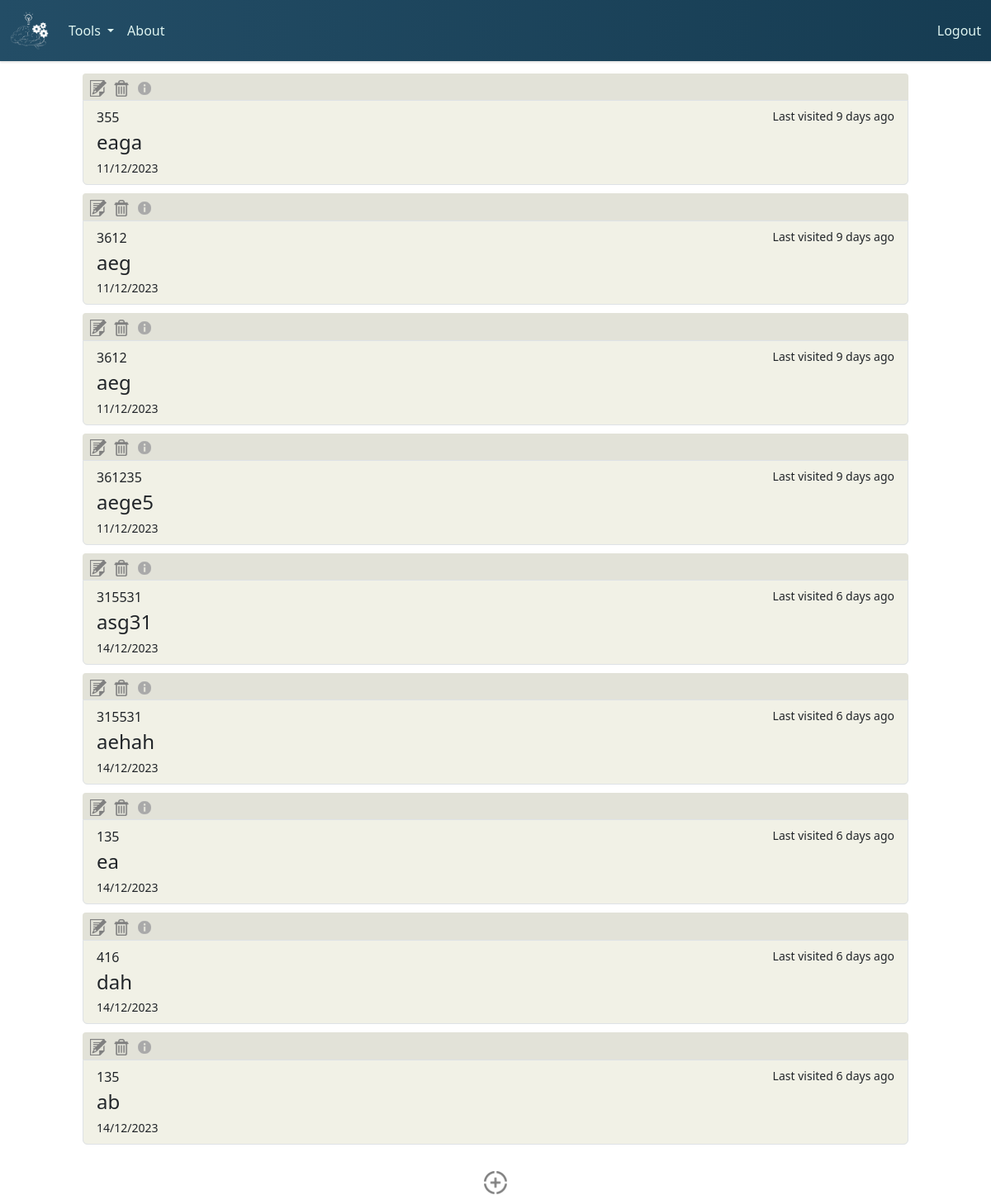
/flashcards (signed in), run on the app's committed database.
### tables this page shows
CREATE TABLE flashcards (
    flashcard_id INTEGER PRIMARY KEY,
    user_id INTEGER,
    topic TEXT,
    question TEXT,
    answer TEXT,
    timestamp DATETIME DEFAULT CURRENT_TIMESTAMP,
    FOREIGN KEY (user_id) REFERENCES users(user_id)
);

### app/app.py (the view)
@app.route("/flashcards", methods=["GET", "POST"])
@login_required
def flashcards():
    user_id = session.get("user_id")
    user_flashcards = get_flashcards(user_id)
    for flashcard in user_flashcards:
        flashcard["time_ago"] = get_date_difference(flashcard["timestamp"])
    return render_template("flashcards.html", flashcards=user_flashcards)

### app/app.py (called while the page is built)
@app.after_request
def after_request(response):
    response.headers["Cache-Control"] = "no-cache, no-store, must-revalidate"
    response.headers["Expires"] = 0
    response.headers["Pragma"] = "no-cache"
    return response

### app/helpers.py (called while the page is built)
def login_required(f):
    @wraps(f)
    def decorated_function(*args, **kwargs):
        if session.get("user_id") is None:
            return redirect("/login")
        return f(*args, **kwargs)
    return decorated_function

def get_db():
    db = getattr(g, "_database", None)
    if db is None:
        db = g._database = sqlite3.connect("../db/learning.db")
    return db

def get_flashcards(user_id):
    user_flashcards = []
    with get_db() as db:
        cursor = db.cursor()
        cursor.execute("SELECT flashcard_id, topic, question, answer, timestamp FROM flashcards WHERE user_id = ?",
                   (user_id,))
        rows = cursor.fetchall()
        for row in rows:
            timestamp_str = row[4]
            timestamp = datetime.strptime(timestamp_str, "%Y-%m-%d %H:%M:%S")
            flashcard_dict = {
                "flashcard_id": row[0],
                "topic": row[1],
                "question": row[2],
                "answer" : row[3],
                "timestamp": timestamp.strftime("%d/%m/%Y")
            }
            user_flashcards.append(flashcard_dict)
    return user_flashcards

def get_date_difference(date):
    date_object = datetime.strptime(date, "%d/%m/%Y")
    current_date = datetime.now()
    date_difference = current_date - date_object
    days_difference = date_difference.days
    return days_difference

### app/templates/flashcards.html (shortened to what this page needs)
{% extends "layout.html" %}
{% block main %}
    <link rel="stylesheet" href="../static/css/flashcards.css">
    <div id="flashcards" class="buttons-container">
        {% if flashcards %}
            {% for flashcard in flashcards %}
                <ul class="list-group buttons">
                    <div class="flashcard-buttons">
                        <button class="edit-button" type="button">
                            <img class="edit-icon" src="../static/images/edit-icon.png">
                        </button>
                        <button class="delete-button" type="button">
                            <img class="delete-icon" src="../static/images/delete-icon.png">
                        </button>
                        <button class="info-box-button" type="button">
                            <img class="info-box-icon" src="../static/images/info-icon.jpg">
                        </button>
                    </div>
                    <a href="#" class="list-group-item list-group-item-action flex-column align-items-start buttons">
                        <div class="d-flex w-100 justify-content-between">
                            <p class="mb-1 flashcard-topic">{{ flashcard["topic"] }}</p>
                            <small class="time-ago">Last visited {{ flashcard["time_ago"] }} days ago</small>
                        </div>
                        <h4 class="mb-1 flashcard-question">{{ flashcard["question"] }}</h4>
                        <small class="flashcard-timestamp">{{ flashcard["timestamp"] }}</small>
                    </a>
                </ul>
            {% endfor %}
        {% else %}
            <div id="no-flashcards-div">
                <h1 id="no-flashcards-message">You currently don't have any flashcards! Click the button below to create one.</h1>
            </div>
        {% endif %}
    </div>
    <div id="add-button-div" class="container-fluid">
        <button id="create-flashcard-button">
            <img id="add-icon" src="../static/images/add-icon.png" alt="Image">
        </button>
    </div>
{% endblock %}

### app/templates/layout.html (shortened to what this page needs)
<!DOCTYPE html>
<html lang="en">
<head>
    <link rel="stylesheet" href="../static/js/node_modules/bootstrap/dist/css/bootstrap.min.css">
    <link rel="stylesheet" href="../static/css/layout.css">
</head>
<body>
    <nav class="navbar navbar-expand-lg bg-navy">
        <div class="container-fluid">
            <a class="navbar-elements navbar-brand" href="/" >
                <img src="../static/images/logo-inverse.png" id="navbar-logo">
            </a>
        <div class="collapse navbar-collapse" id="navbarSupportedContent">
            <ul class="navbar-nav me-auto mb-2 mb-lg-0">
                <li class="nav-item dropdown">
                    <a class="navbar-elements nav-link dropdown-toggle" href="#" role="button" data-bs-toggle="dropdown" aria-expanded="false">
                        Tools
                    </a>
                </li>
                <li class="nav-item">
                    <a class="nav-link navbar-elements" aria-current="page" href="/about">About</a>
                </li>
            </ul>
        <a class="nav-link navbar-elements" aria-current="page" href="/logout">Logout</a>
        </div>
    </nav>
    <main>
        {% block main %}{% endblock %}
    </main>
</body>
</html>

### app/static/css/layout.css (style rules this page uses)
.navbar-elements, .dropdown-item { color: #dff5f1; }
.bg-navy { background: linear-gradient(90deg, #234d66, #163c52); box-shadow: 0 2px 2px rgba(0, 0, 0, 0.1); }
#navbar-logo { max-height: 6vh; }

### app/static/css/flashcards.css (style rules this page uses)
.buttons { background-color: #F1F1E6; width: 125vh; }
.buttons-container { display: flex; flex-direction: column; align-items: center; justify-content: center; margin: 10px; padding: 5px; }
.buttons-container ul { margin-bottom: 10px; }
#add-button-div { margin-top: 2vh; display: flex; justify-content: center; }
#create-flashcard-button { border: none; background-color: rgba(0, 0, 0, 0); }
#add-icon { max-width: 3.5vh; }
.flashcard-buttons { display: flex; flex-direction: row; background-color: #E2E2D8; border-radius: 4px 4px 0 0; padding: 0.4vh; }
.edit-button { border: none; background-color: rgba(0, 0, 0, 0); margin-right: 1vh; max-width: 2.5vh; }
.delete-button { border: none; background-color: rgba(0, 0, 0, 0); max-width: 2.5vh; }
.info-box-button { border: none; background-color: rgba(0, 0, 0, 0); max-width: 2.5vh; margin-left: 1vh; }
.edit-icon { max-width: 2.5vh; }
.delete-icon { max-width: 2.5vh; }
.info-box-icon { max-width: 2.5vh; }

### data on the page
flashcards: topic "355", time_ago "9", question "eaga", timestamp "11/12/2023"
flashcards: topic "3612", time_ago "9", question "aeg", timestamp "11/12/2023"
flashcards: topic "3612", time_ago "9", question "aeg", timestamp "11/12/2023"
flashcards: topic "361235", time_ago "9", question "aege5", timestamp "11/12/2023"
flashcards: topic "315531", time_ago "6", question "asg31", timestamp "14/12/2023"
flashcards: topic "315531", time_ago "6", question "aehah", timestamp "14/12/2023"
flashcards: topic "135", time_ago "6", question "ea", timestamp "14/12/2023"
flashcards: topic "416", time_ago "6", question "dah", timestamp "14/12/2023"
flashcards: topic "135", time_ago "6", question "ab", timestamp "14/12/2023"
